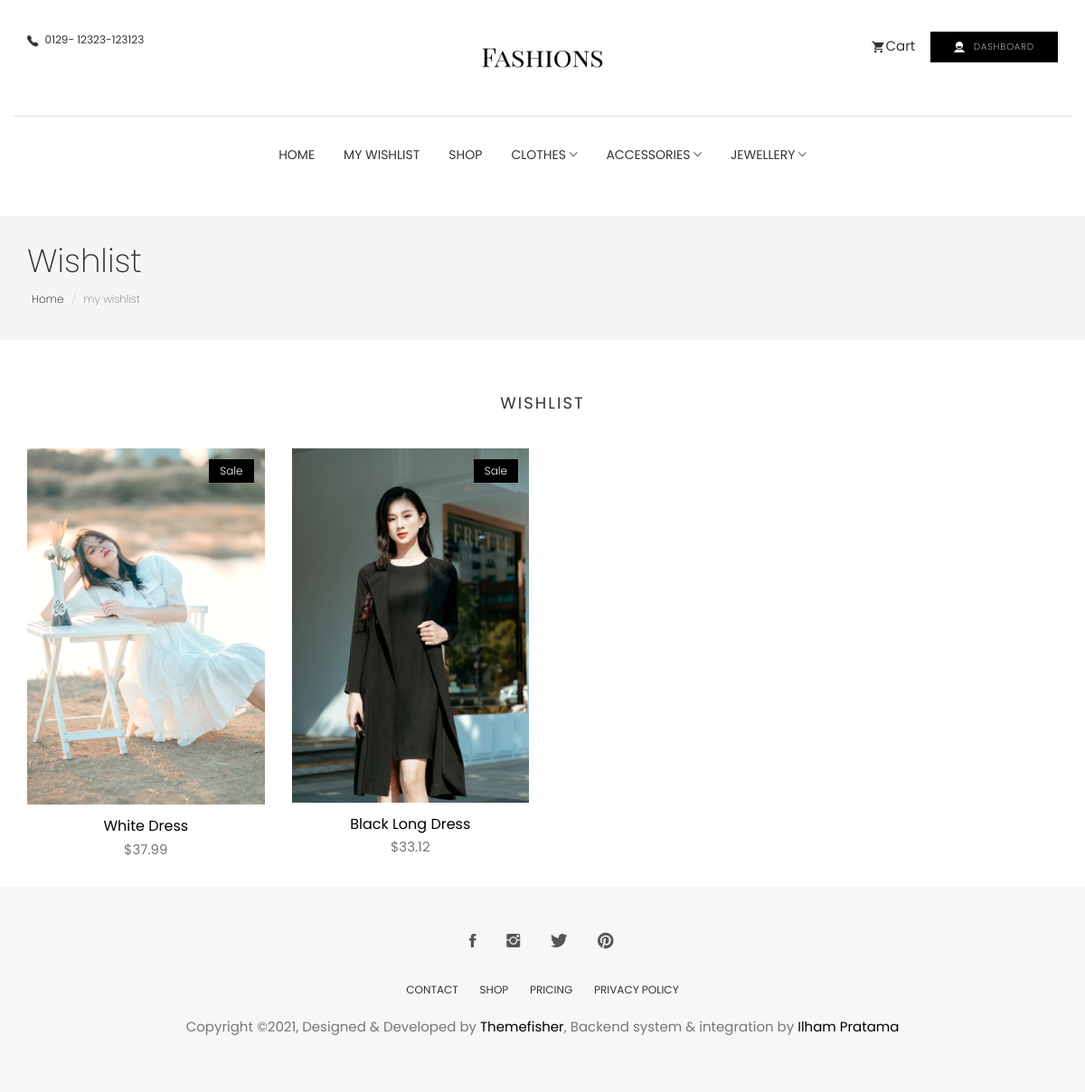
The page /wishlist/ (signed in) on the database as committed earlier.
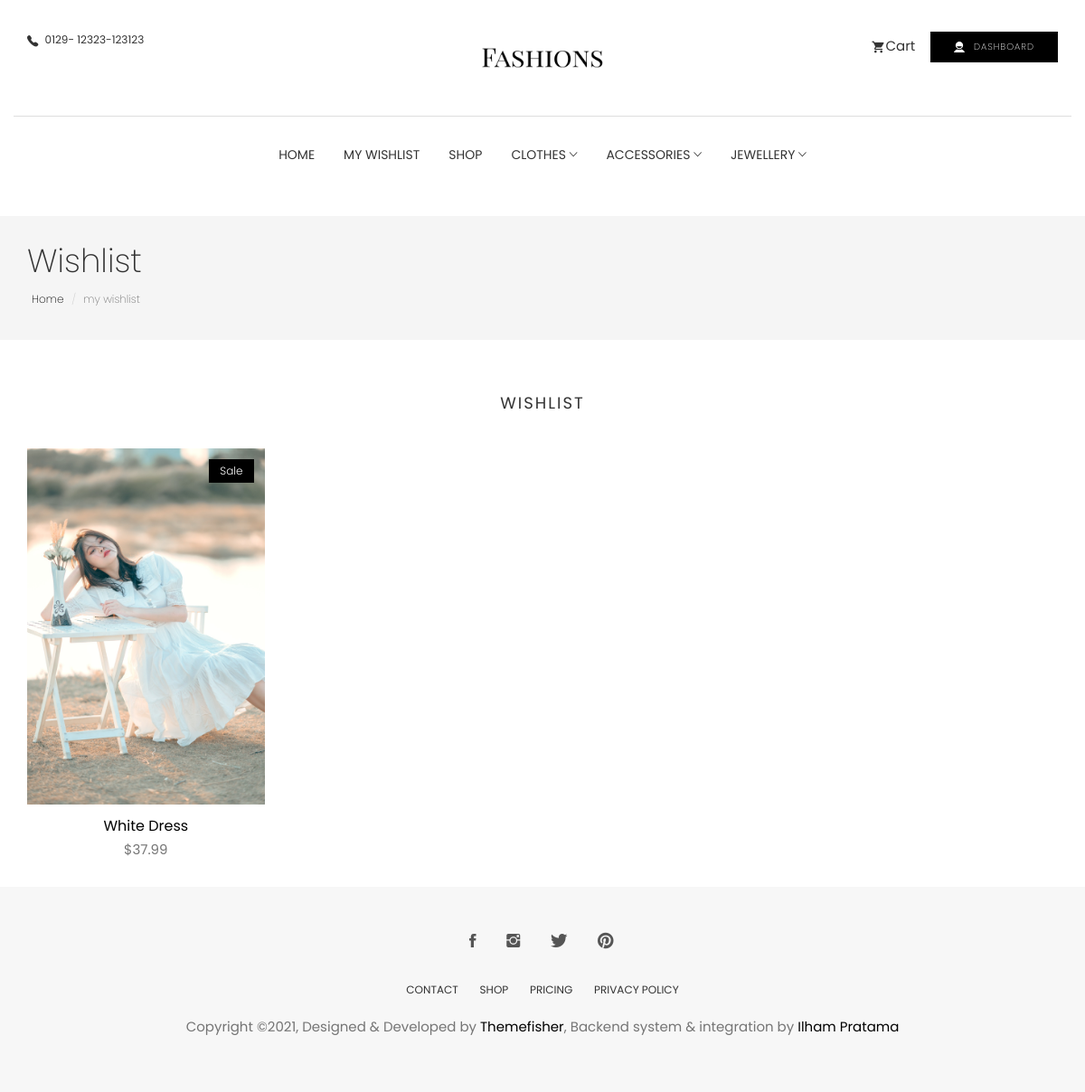
The same page on the database as committed later.
### wishlist/models.py (models this page shows, shortened)
class Wishlist(models.Model):
    user = models.ForeignKey(settings.AUTH_USER_MODEL, related_name='users_wish', on_delete=models.CASCADE)
    product = models.ForeignKey(Product, related_name='product_wish', on_delete=models.CASCADE)
    created = models.DateTimeField(auto_now_add=True)
    class Meta:
        ordering = ('-created',)

### store/models.py (models this page shows, shortened)
class Product(models.Model):
    category = models.ForeignKey(Category, related_name='product', on_delete=models.CASCADE)
    created_by = models.ForeignKey(settings.AUTH_USER_MODEL, on_delete=models.CASCADE, related_name='product_creator')
    title = models.CharField(max_length=255)
    author = models.CharField(max_length=255, default='admin')
    description = models.TextField(blank=True)
    image = models.ImageField(upload_to='images/', default='images/defaults.jpg')
    slug = models.SlugField(max_length=255)
    price = models.DecimalField(max_digits=4, decimal_places=2)
    in_stock = models.BooleanField(default=True)
    is_active = models.BooleanField(default=True)
    created = models.DateTimeField(auto_now_add=True)
    updated = models.DateTimeField(auto_now=True)
    objects = models.Manager()
    products = ProductManager()
    class Meta:
        verbose_name_plural = 'Products'
        ordering = ('-created',)
    def get_absolute_url(self):
        return reverse('store:product_detail', args=[self.slug])

### wishlist/views.py (the view)
# urls.py: path('', views.view_list, name='list'),
@login_required
def view_list(request):
    user_id = request.user.id
    wishlist = Wishlist.objects.filter(user=user_id)
    return render(request, 'wishlist/wishlist.html', {'wishlist': wishlist})

### basket/basket.py (called while the page is built)
    def __len__(self):
        return sum(item['qty'] for item in self.basket.values())

    def get_total_price(self):
        subtotal = sum(Decimal(item['price']) * item['qty'] for item in self.basket.values())
        if subtotal == 0:
            shipping = Decimal(0.00)
        else:
            shipping = Decimal(11.50)
        total = subtotal + Decimal(shipping)
        return total

### basket/context_processors.py (called while the page is built)
def basket(request):
    basket = Basket(request)
    total_price = basket.get_total_price()
    return {'basket': basket, 'basket_total_price': total_price}

### store/context_processors.py (called while the page is built)
def categories(request):
    return {
        'categories': Category.objects.all()
    }

### store/models.py (called while the page is built)
    def get_absolute_url(self):
        return reverse('store:category_list', args=[self.slug])

### templates/wishlist/wishlist.html (shortened to what this page needs)
{% extends "../store/base.html" %}
{% load static %}
{% block content %}
<section class="page-header">
  <div class="container">
    <div class="row">
      <div class="col-md-12">
        <div class="content">
          <h1 class="page-name">Wishlist</h1>
          <ol class="breadcrumb">
            <li><a href="{% url 'store:all_product' %}">Home</a></li>
            <li class="active">my wishlist</li>
          </ol>
        </div>
      </div>
    </div>
  </div>
</section>
<div class="container">
  <div class="row">
    <div class="row">
      <div class="title text-center">
        <h2>Wishlist</h2>
      </div>
    </div>
    {% if not wishlist %}
    <div class="row">
      <div class="title text-center">
        <h4>My Wishlist</h4>
      </div>
    </div>
    {% else %}
    {% for wish in wishlist %}
    <div class="col-md-3 wishlist-item" data-index="{{ wish.id }}">
      <div class="product-item">
        <div class="product-thumb">
          <span class="bage">Sale</span>
          <img class="img-responsive" src="{{ wish.product.image.url }}" alt="product-img" />
        </div>
        <div class="product-content">
          <h4><a href="product-single.html">{{ wish.product.title }}</a></h4>
          <p class="price">${{ wish.product.price }}</p>
        </div>
      </div>
    </div>
    {% endfor %}
    {% endif %}
  </div>
</div>
{% endblock %}

Rows that differ between the two databases and show on the page:
removed Wishlist: product.image (picture), product "Black Long Dress", product.price "33.12"
